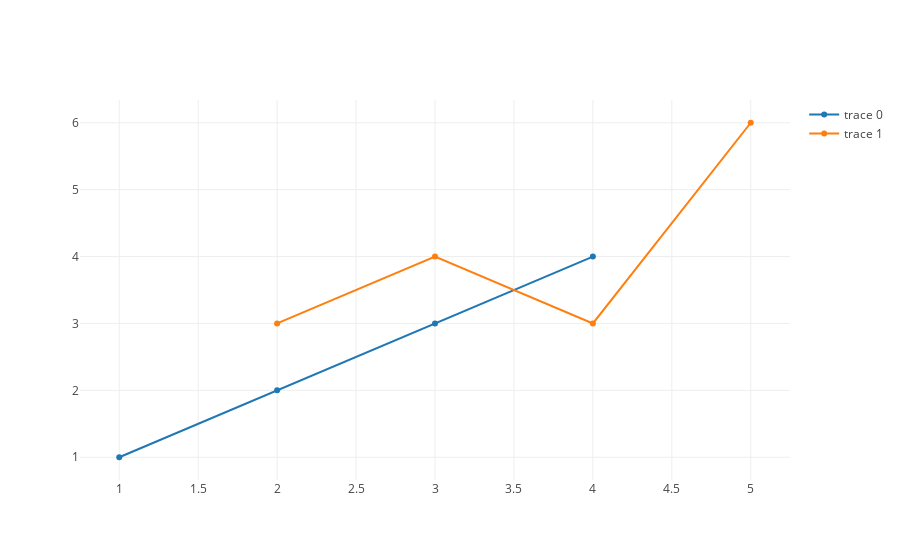

Notebook code cell kept with this figure:
### Markdown cell above
Now let's discuss how a trace represents data.  In the `trace` in the code below, we plot four points.  Notice that we provide the $x$ and $y$ coordinates in two separate attributes of the dictionary.  Change around the data to get a feel for how it works.

### Code cell
trace = {'x': [1, 2, 3, 4], 'y': [1, 2, 3, 4]}
trace1 = {'x': [2, 3, 4, 5], 'y': [3, 4, 3, 6]}

plotly.offline.iplot([trace,trace1])

### Figure 1 — Plotly figure (JSON) as saved in the notebook; plotly's stock layout.template omitted (floating-point values rounded to 4 significant figures)
{"data": [{"type": "scatter", "uid": "44ce77b8-d3f9-11e8-99b9-0242ac11000c", "x": [1, 2, 3, 4], "y": [1, 2, 3, 4]}, {"type": "scatter", "uid": "44ce7aa6-d3f9-11e8-99b9-0242ac11000c", "x": [2, 3, 4, 5], "y": [3, 4, 3, 6]}], "layout": {}}
